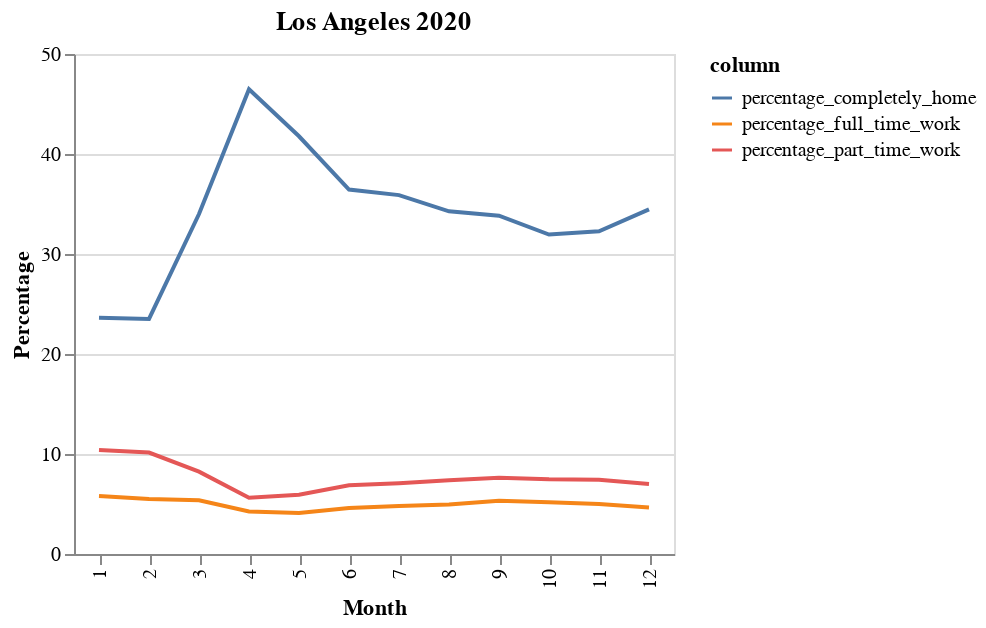

The cell this chart's notebook holds for it:
### Code cell
#Visualizing data by mobility type

title = '{} {}'.format(city,year)
alt.Chart(d, title=title).mark_line().encode(
    x=alt.X('month:O', title='Month'),
    y=alt.Y('value:Q', type='quantitative', title='Percentage'),
    color='column:N'
).properties(
    width=300,
    height=250
).interactive()

### Figure 1 — Vega-Lite specification as saved in the notebook (floating-point values rounded to 4 significant figures)
{"config": {"view": {"continuousWidth": 400, "continuousHeight": 300}}, "data": {"values": [{"month": 1, "column": "percentage_completely_home", "value": 23.63}, {"month": 2, "column": "percentage_completely_home", "value": 23.51}, {"month": 3, "column": "percentage_completely_home", "value": 33.99}, {"month": 4, "column": "percentage_completely_home", "value": 46.47}, {"month": 5, "column": "percentage_completely_home", "value": 41.77}, {"month": 6, "column": "percentage_completely_home", "value": 36.45}, {"month": 7, "column": "percentage_completely_home", "value": 35.89}, {"month": 8, "column": "percentage_completely_home", "value": 34.26}, {"month": 9, "column": "percentage_completely_home", "value": 33.82}, {"month": 10, "column": "percentage_completely_home", "value": 31.94}, {"month": 11, "column": "percentage_completely_home", "value": 32.27}, {"month": 12, "column": "percentage_completely_home", "value": 34.47}, {"month": 1, "column": "percentage_part_time_work", "value": 10.4}, {"month": 2, "column": "percentage_part_time_work", "value": 10.14}, {"month": 3, "column": "percentage_part_time_work", "value": 8.231}, {"month": 4, "column": "percentage_part_time_work", "value": 5.622}, {"month": 5, "column": "percentage_part_time_work", "value": 5.922}, {"month": 6, "column": "percentage_part_time_work", "value": 6.866}, {"month": 7, "column": "percentage_part_time_work", "value": 7.078}, {"month": 8, "column": "percentage_part_time_work", "value": 7.369}, {"month": 9, "column": "percentage_part_time_work", "value": 7.618}, {"month": 10, "column": "percentage_part_time_work", "value": 7.466}, {"month": 11, "column": "percentage_part_time_work", "value": 7.426}, {"month": 12, "column": "percentage_part_time_work", "value": 7.0}, {"month": 1, "column": "percentage_full_time_work", "value": 5.808}, {"month": 2, "column": "percentage_full_time_work", "value": 5.505}, {"month": 3, "column": "percentage_full_time_work", "value": 5.367}, {"month": 4, "column": "percentage_full_time_work", "value": 4.245}, {"month": 5, "column": "percentage_full_time_work", "value": 4.1}, {"month": 6, "column": "percentage_full_time_work", "value": 4.606}, {"month": 7, "column": "percentage_full_time_work", "value": 4.796}, {"month": 8, "column": "percentage_full_time_work", "value": 4.948}, {"month": 9, "column": "percentage_full_time_work", "value": 5.335}, {"month": 10, "column": "percentage_full_time_work", "value": 5.176}, {"month": 11, "column": "percentage_full_time_work", "value": 4.997}, {"month": 12, "column": "percentage_full_time_work", "value": 4.662}]}, "mark": "line", "encoding": {"color": {"type": "nominal", "field": "column"}, "x": {"type": "ordinal", "field": "month", "title": "Month"}, "y": {"type": "quantitative", "field": "value", "title": "Percentage"}}, "height": 250, "selection": {"selector002": {"type": "interval", "bind": "scales", "encodings": ["x", "y"]}}, "title": "Los Angeles 2020", "width": 300, "$schema": "https://vega.github.io/schema/vega-lite/v4.8.1.json"}
